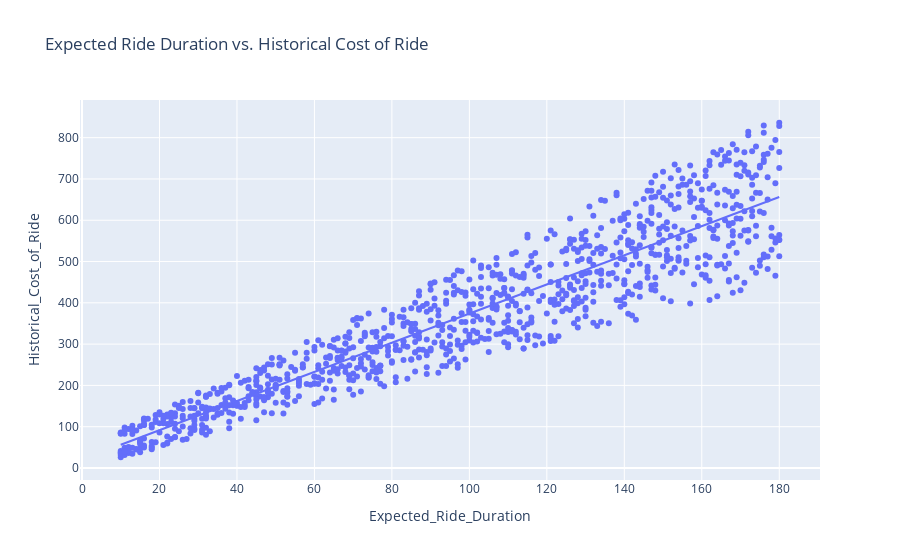

Here is the notebook cell this chart was saved with:
### Code cell
#Now let’s have a look at the relationship between expected ride duration 
#and the historical cost of the ride:
fig = px.scatter(data, x='Expected_Ride_Duration', 
                 y='Historical_Cost_of_Ride',
                 title='Expected Ride Duration vs. Historical Cost of Ride', 
                 trendline='ols')
fig.show()

### Figure 1 — Plotly figure (JSON) as saved in the notebook; plotly's stock layout.template omitted (floating-point values rounded to 4 significant figures; data arrays with more than 128 entries replaced by an {"elided": "..."} marker saying what was removed)
{"data": [{"hovertemplate": "Expected_Ride_Duration=%{x}<br>Historical_Cost_of_Ride=%{y}<extra></extra>", "legendgroup": "", "marker": {"color": "#636efa", "symbol": "circle"}, "mode": "markers", "name": "", "orientation": "v", "showlegend": false, "type": "scatter", "x": {"elided": "1000 int values"}, "xaxis": "x", "y": {"elided": "1000 float values"}, "yaxis": "y"}, {"hovertemplate": "<b>OLS trendline</b><br>Historical_Cost_of_Ride = 3.53091 * Expected_Ride_Duration + 20.8668<br>R<sup>2</sup>=0.860344<br><br>Expected_Ride_Duration=%{x}<br>Historical_Cost_of_Ride=%{y} <b>(trend)</b><extra></extra>", "legendgroup": "", "marker": {"color": "#636efa", "symbol": "circle"}, "mode": "lines", "name": "", "showlegend": false, "type": "scatter", "x": {"elided": "1000 int values"}, "xaxis": "x", "y": {"elided": "1000 float values"}, "yaxis": "y"}], "layout": {"legend": {"tracegroupgap": 0}, "title": {"text": "Expected Ride Duration vs. Historical Cost of Ride"}, "xaxis": {"anchor": "y", "domain": [0, 1], "title": {"text": "Expected_Ride_Duration"}}, "yaxis": {"anchor": "x", "domain": [0, 1], "title": {"text": "Historical_Cost_of_Ride"}}}}
